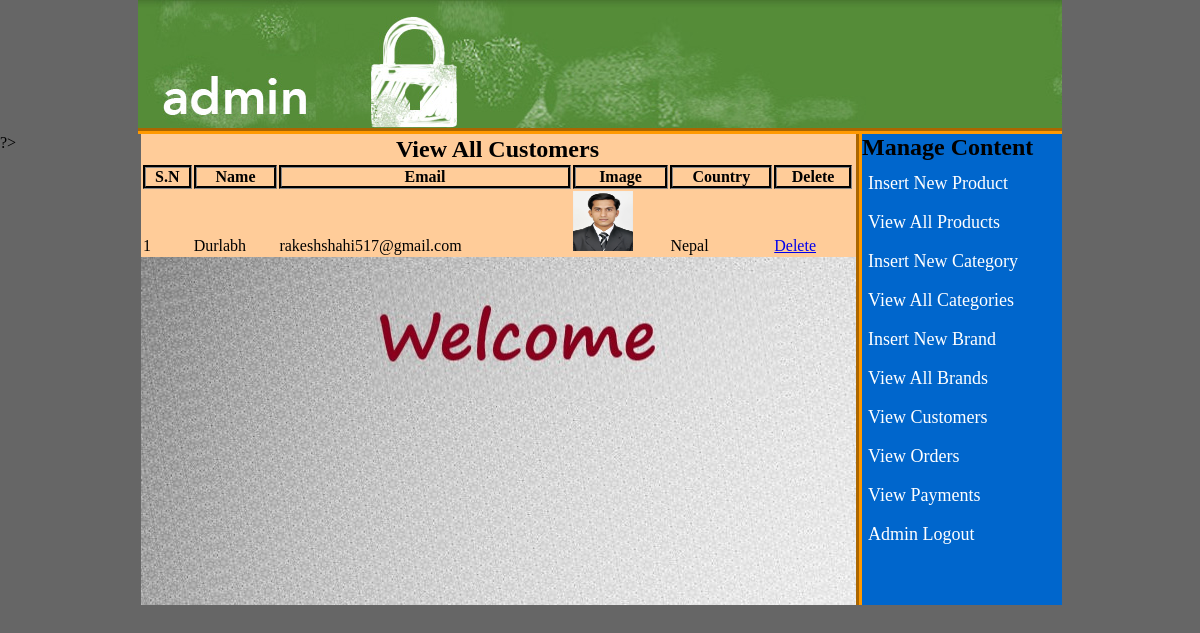
Page /admin_area/index.php?view_customers (signed in) on the committed database.
### tables this page shows
CREATE TABLE `customers` (
  `customer_id` int(11) NOT NULL,
  `customer_name` varchar(100) NOT NULL,
  `customer_email` varchar(100) NOT NULL,
  `customer_pass` varchar(100) NOT NULL,
  `customer_country` text NOT NULL,
  `customer_city` text NOT NULL,
  `customer_contact` int(100) NOT NULL,
  `customer_address` text NOT NULL,
  `customer_image` text NOT NULL,
  `customer_ip` int(100) NOT NULL
);

### admin_area/view_customers.php (the view, shortened to what this page needs)
<?php
if (!isset($_SESSION['admin_email'])) {
	echo "<script>window.open('login.php','_self')</script>";
}else{
?><!DOCTYPE html>
<html>
<head>
</head>
<body>
<table width="715" align="center " bgcolor="#FFCC99" border="2">
	<tr align="center">
		<td colspan="6"><h2>View All Customers</h2></td>
	</tr>
	<tr align=" center">
		<th>S.N</th>
		<th>Name</th>
		<th>Email</th>
		<th>Image</th>
		<th>Country</th>
		<th>Delete</th>
	</tr>
	<?php
	include("includes/db.php");
	$get_c="select * from customers";
	$run_c=mysqli_query($con,$get_c);
	$i=0;
	while ($row_c=mysqli_fetch_array($run_c)) {
		$c_id=$row_c['customer_id'];
		$c_name=$row_c['customer_name'];
		$c_email=$row_c['customer_email'];
		$c_image=$row_c['customer_image'];
		$customer_country=$row_c['customer_country'];
		$i++;
?>
	<tr>
		<td><?php echo $i; ?></td>
		<td><?php echo $c_name; ?></td>
		<td><?php echo $c_email; ?></td>
		<td><img src="../customer/customer_photos/<?php echo $c_image;?>" width="60" height="60"></td>
		<td><?php echo $customer_country; ?></td>
		<td><a href="delete_c.php?delete_c=<?php echo $c_id;?> ">Delete</a></td>
	</tr>
	<?php } ?>
</table>
</body>
</html><?php } ?>

### admin_area/styles/jpt1.css (style rules this page uses)
html, body, div, span, applet, object, iframe, h1, h2, h3, h4, h5, h6, p, blockquote, pre, a, abbr, acronym, address, big, cite, code, del, dfn, em, img, ins, kbd, q, s, samp, small, strike, strong, sub, sup, tt, var, b, u, i, center, dl, dt, dd, ol, ul, li, fieldset, form, label, legend, table, caption, tbody, tfoot, thead, tr, th, td, article, aside, canvas, details, embed, figure, figcaption, footer, header, hgroup, menu, nav, output, ruby, section, summary, time, mark, audio, video { margin: 0; padding: 0; border: 0; vertical-align: baseline; }
body { background: #666; }

### admin_area/view_customers.php (style rules this page uses)
th,tr { border: 3px groove #333; }

### rows in the picture
customers: customer_name "Durlabh", customer_email "rakeshshahi517@gmail.com", customer_image (picture), customer_country "Nepal"
